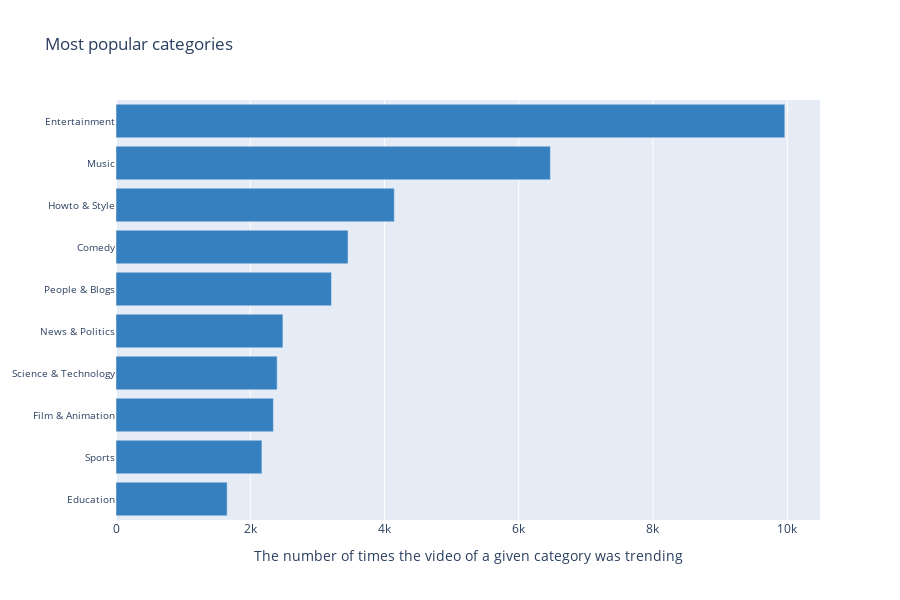

Notebook cell for this chart:
### Markdown cell above
<H3>Most popular Categories

### Code cell
max_title_length = 30
number_of_creators = 10

top_creators = df.groupby(['category'])['category'].agg(
    code_count=len).sort_values(
    "code_count", ascending=False
).head(number_of_creators).reset_index()

trace1 = go.Bar(
    y = [(x if len(x) <= max_title_length else x[:max_title_length] + "...") for x in top_creators.category.values][::-1],
    x = top_creators['code_count'].tolist()[::-1],
    name = "Top categories",
    orientation = 'h',
    marker=dict(
        color='rgba(55, 128, 191, 1)',
    ),
)

data = [trace1]

layout = go.Layout(
    title = 'Most popular categories',
    height=600,
    yaxis = dict(
        anchor = 'x',
        rangemode='tozero',
        tickfont=dict(
            size=10
        ),
        ticklen=1
    ), 
    xaxis = dict(
        title= 'The number of times the video of a given category was trending',
        anchor = 'x',
        rangemode='tozero'
    ), 
    legend=dict(x=0.6, y=0.07)
)

fig = go.Figure(data=data, layout=layout)
py.iplot(fig)

### Figure 1 — Plotly figure (JSON) as saved in the notebook; plotly's stock layout.template omitted (floating-point values rounded to 4 significant figures)
{"data": [{"marker": {"color": "rgba(55, 128, 191, 1)"}, "name": "Top categories", "orientation": "h", "type": "bar", "x": [1656, 2174, 2345, 2401, 2487, 3210, 3457, 4146, 6472, 9964], "y": ["Education", "Sports", "Film & Animation", "Science & Technology", "News & Politics", "People & Blogs", "Comedy", "Howto & Style", "Music", "Entertainment"]}], "layout": {"height": 600, "legend": {"x": 0.6, "y": 0.07}, "title": {"text": "Most popular categories"}, "xaxis": {"anchor": "x", "rangemode": "tozero", "title": {"text": "The number of times the video of a given category was trending"}}, "yaxis": {"anchor": "x", "rangemode": "tozero", "tickfont": {"size": 10}, "ticklen": 1}}}
